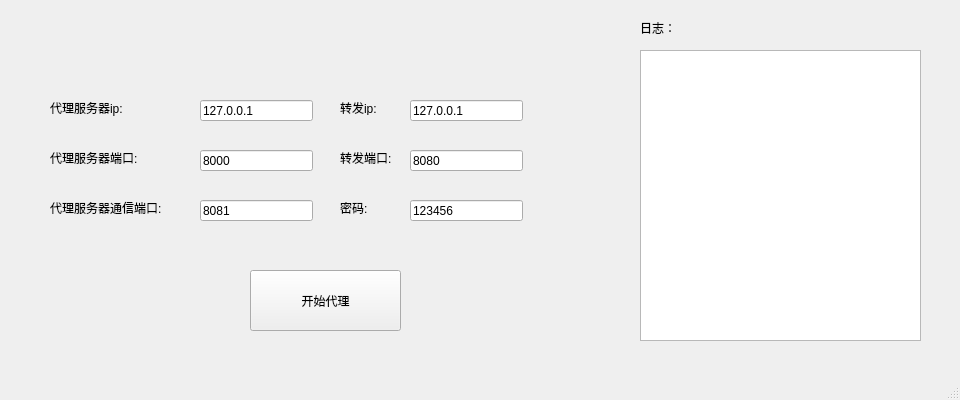
<?xml version="1.0" encoding="UTF-8"?>
<ui version="4.0">
 <class>MainWindow</class>
 <widget class="QMainWindow" name="MainWindow">
  <property name="geometry">
   <rect>
    <x>0</x>
    <y>0</y>
    <width>960</width>
    <height>400</height>
   </rect>
  </property>
  <property name="windowTitle">
   <string>MainWindow</string>
  </property>
  <widget class="QWidget" name="centralwidget">
   <widget class="QLabel" name="label">
    <property name="geometry">
     <rect>
      <x>50</x>
      <y>100</y>
      <width>111</width>
      <height>16</height>
     </rect>
    </property>
    <property name="text">
     <string>代理服务器ip:</string>
    </property>
   </widget>
   <widget class="QLabel" name="label_2">
    <property name="geometry">
     <rect>
      <x>50</x>
      <y>150</y>
      <width>151</width>
      <height>16</height>
     </rect>
    </property>
    <property name="text">
     <string>代理服务器端口:</string>
    </property>
   </widget>
   <widget class="QLabel" name="label_3">
    <property name="geometry">
     <rect>
      <x>50</x>
      <y>200</y>
      <width>161</width>
      <height>16</height>
     </rect>
    </property>
    <property name="text">
     <string>代理服务器通信端口:</string>
    </property>
   </widget>
   <widget class="QLabel" name="label_4">
    <property name="geometry">
     <rect>
      <x>340</x>
      <y>100</y>
      <width>68</width>
      <height>15</height>
     </rect>
    </property>
    <property name="text">
     <string>转发ip:</string>
    </property>
   </widget>
   <widget class="QLabel" name="label_5">
    <property name="geometry">
     <rect>
      <x>340</x>
      <y>150</y>
      <width>111</width>
      <height>16</height>
     </rect>
    </property>
    <property name="text">
     <string>转发端口:</string>
    </property>
   </widget>
   <widget class="QLineEdit" name="remoteIP">
    <property name="geometry">
     <rect>
      <x>200</x>
      <y>100</y>
      <width>113</width>
      <height>21</height>
     </rect>
    </property>
    <property name="text">
     <string>127.0.0.1</string>
    </property>
   </widget>
   <widget class="QLineEdit" name="remoteProxyPort">
    <property name="geometry">
     <rect>
      <x>200</x>
      <y>150</y>
      <width>113</width>
      <height>21</height>
     </rect>
    </property>
    <property name="text">
     <string>8000</string>
    </property>
   </widget>
   <widget class="QLineEdit" name="remotePort">
    <property name="geometry">
     <rect>
      <x>200</x>
      <y>200</y>
      <width>113</width>
      <height>21</height>
     </rect>
    </property>
    <property name="text">
     <string>8081</string>
    </property>
   </widget>
   <widget class="QLineEdit" name="forwardIP">
    <property name="geometry">
     <rect>
      <x>410</x>
      <y>100</y>
      <width>113</width>
      <height>21</height>
     </rect>
    </property>
    <property name="text">
     <string>127.0.0.1</string>
    </property>
   </widget>
   <widget class="QLineEdit" name="forwardPort">
    <property name="geometry">
     <rect>
      <x>410</x>
      <y>150</y>
      <width>113</width>
      <height>21</height>
     </rect>
    </property>
    <property name="text">
     <string>8080</string>
    </property>
   </widget>
   <widget class="QPushButton" name="pushButton">
    <property name="geometry">
     <rect>
      <x>250</x>
      <y>270</y>
      <width>151</width>
      <height>61</height>
     </rect>
    </property>
    <property name="text">
     <string>开始代理</string>
    </property>
   </widget>
   <widget class="QLineEdit" name="password">
    <property name="geometry">
     <rect>
      <x>410</x>
      <y>200</y>
      <width>113</width>
      <height>21</height>
     </rect>
    </property>
    <property name="text">
     <string>123456</string>
    </property>
   </widget>
   <widget class="QLabel" name="label_6">
    <property name="geometry">
     <rect>
      <x>340</x>
      <y>200</y>
      <width>68</width>
      <height>15</height>
     </rect>
    </property>
    <property name="text">
     <string>密码:</string>
    </property>
   </widget>
   <widget class="QTextEdit" name="logText">
    <property name="geometry">
     <rect>
      <x>640</x>
      <y>50</y>
      <width>281</width>
      <height>291</height>
     </rect>
    </property>
   </widget>
   <widget class="QLabel" name="label_7">
    <property name="geometry">
     <rect>
      <x>640</x>
      <y>20</y>
      <width>68</width>
      <height>15</height>
     </rect>
    </property>
    <property name="text">
     <string>日志：</string>
    </property>
   </widget>
  </widget>
  <widget class="QMenuBar" name="menubar">
   <property name="geometry">
    <rect>
     <x>0</x>
     <y>0</y>
     <width>960</width>
     <height>26</height>
    </rect>
   </property>
  </widget>
  <widget class="QStatusBar" name="statusbar"/>
 </widget>
 <resources/>
 <connections/>
</ui>
